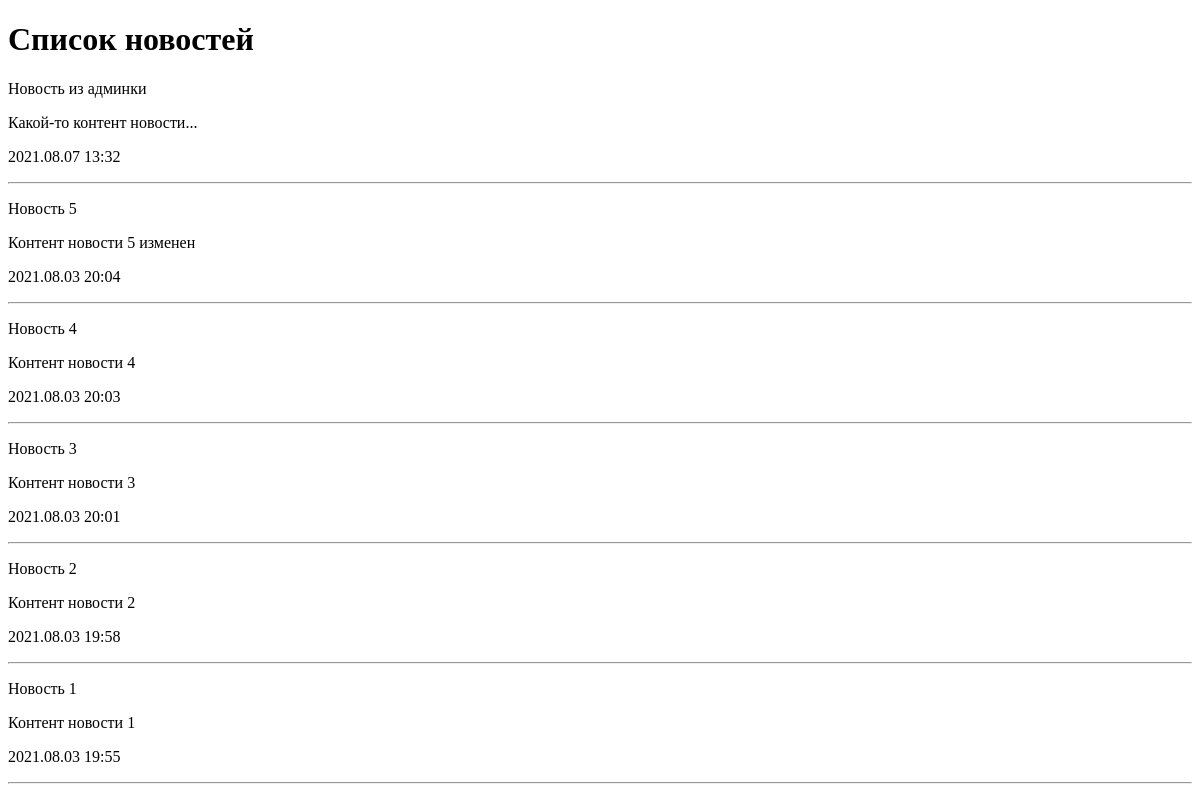
Before: / with the older database file.
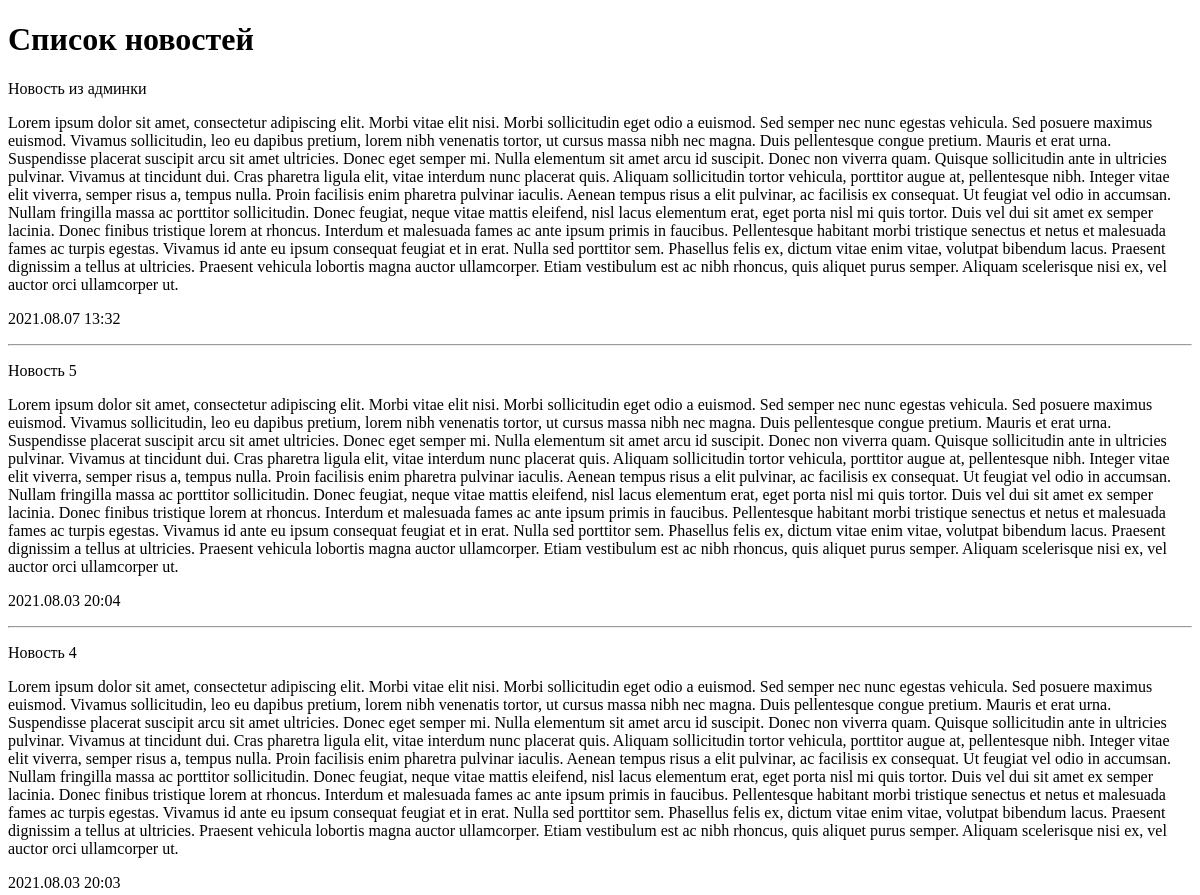
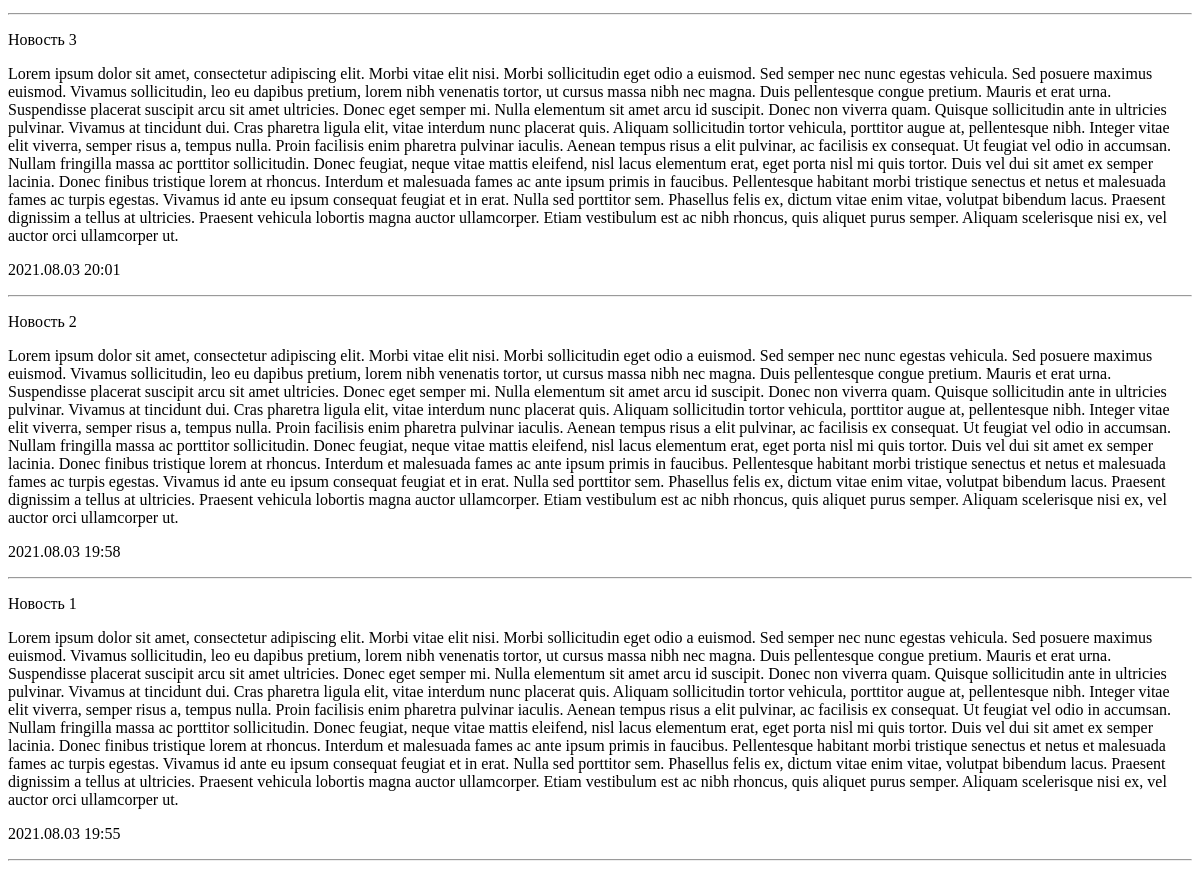
After: the same page with the newer database file (2 pictures, top to bottom).
### news/models.py (models this page shows, shortened)
class News(models.Model):
    title = models.CharField(max_length=150, verbose_name='Наименование')
    content = models.TextField(blank=True, verbose_name='Контент')
    created_at = models.DateTimeField(auto_now_add=True, verbose_name='Дата публикации')
    updated_at = models.DateTimeField(auto_now=True, verbose_name='Дата обновления')
    photo = models.ImageField(upload_to='photos/%Y/%m/%d/', verbose_name='Фото', blank=True)
    is_published = models.BooleanField(default=True, verbose_name='Опубликовано')
    category = models.ForeignKey('Category', on_delete=models.PROTECT, null=True, verbose_name='Категория')
    class Meta:
        verbose_name = 'Новость'
        verbose_name_plural = 'Новости'
        ordering = ['-created_at']

### news/views.py (the view)
# urls.py: path('', index),
def index(request):
    news = News.objects.all()
    categories = Category.objects.all()
    context = {
        'news': news,
        'title': 'Список новостей',
        'categories': categories,
    }
    return render(request, template_name='news/index.html', context=context)

### news/templates/news/index.html (shortened to what this page needs)
<!DOCTYPE html>
<html lang="en">
<head>
</head>
<body>
<h1>{{ title }}</h1>
{% for item_news in news %}
    <div>
        <p>{{ item_news.title }}</p>
        <p>{{ item_news.content }}</p>
        <p>{{ item_news.created_at|date:'Y.m.d H:i' }}</p>
    </div>
    <hr>
{% endfor %}
</body>
</html>

Changed rows visible on the page:
changed News "Новость из админки": content "Какой-то контент новости..." → "Lorem ipsum dolor sit amet, consectetur adipiscing elit. Morbi vitae elit nisi. Morbi sollicitudin eget odio a euismod. Sed semper nec nunc egestas vehicula. Sed posuere maximus euismod. Vivamus sollicitudin, leo eu dapibus pretium, lorem nibh venenatis tortor, ut cursus massa nibh nec magna. Duis pellentesque congue pretium. Mauris et erat urna. Suspendisse placerat suscipit arcu sit amet ultricies. Donec eget semper mi. Nulla elementum sit amet arcu id suscipit. Donec non viverra quam. Quisque sollicitudin ante in ultricies pulvinar. Vivamus at tincidunt dui. Cras pharetra ligula elit, vitae interdum nunc placerat quis. Aliquam sollicitudin tortor vehicula, porttitor augue at,…"
changed News "Новость 5": content "Контент новости 5 изменен" → "Lorem ipsum dolor sit amet, consectetur adipiscing elit. Morbi vitae elit nisi. Morbi sollicitudin eget odio a euismod. Sed semper nec nunc egestas vehicula. Sed posuere maximus euismod. Vivamus sollicitudin, leo eu dapibus pretium, lorem nibh venenatis tortor, ut cursus massa nibh nec magna. Duis pellentesque congue pretium. Mauris et erat urna. Suspendisse placerat suscipit arcu sit amet ultricies. Donec eget semper mi. Nulla elementum sit amet arcu id suscipit. Donec non viverra quam. Quisque sollicitudin ante in ultricies pulvinar. Vivamus at tincidunt dui. Cras pharetra ligula elit, vitae interdum nunc placerat quis. Aliquam sollicitudin tortor vehicula, porttitor augue at,…"
changed News "Новость 4": content "Контент новости 4" → "Lorem ipsum dolor sit amet, consectetur adipiscing elit. Morbi vitae elit nisi. Morbi sollicitudin eget odio a euismod. Sed semper nec nunc egestas vehicula. Sed posuere maximus euismod. Vivamus sollicitudin, leo eu dapibus pretium, lorem nibh venenatis tortor, ut cursus massa nibh nec magna. Duis pellentesque congue pretium. Mauris et erat urna. Suspendisse placerat suscipit arcu sit amet ultricies. Donec eget semper mi. Nulla elementum sit amet arcu id suscipit. Donec non viverra quam. Quisque sollicitudin ante in ultricies pulvinar. Vivamus at tincidunt dui. Cras pharetra ligula elit, vitae interdum nunc placerat quis. Aliquam sollicitudin tortor vehicula, porttitor augue at,…"
changed News "Новость 3": content "Контент новости 3" → "Lorem ipsum dolor sit amet, consectetur adipiscing elit. Morbi vitae elit nisi. Morbi sollicitudin eget odio a euismod. Sed semper nec nunc egestas vehicula. Sed posuere maximus euismod. Vivamus sollicitudin, leo eu dapibus pretium, lorem nibh venenatis tortor, ut cursus massa nibh nec magna. Duis pellentesque congue pretium. Mauris et erat urna. Suspendisse placerat suscipit arcu sit amet ultricies. Donec eget semper mi. Nulla elementum sit amet arcu id suscipit. Donec non viverra quam. Quisque sollicitudin ante in ultricies pulvinar. Vivamus at tincidunt dui. Cras pharetra ligula elit, vitae interdum nunc placerat quis. Aliquam sollicitudin tortor vehicula, porttitor augue at,…"
changed News "Новость 2": content "Контент новости 2" → "Lorem ipsum dolor sit amet, consectetur adipiscing elit. Morbi vitae elit nisi. Morbi sollicitudin eget odio a euismod. Sed semper nec nunc egestas vehicula. Sed posuere maximus euismod. Vivamus sollicitudin, leo eu dapibus pretium, lorem nibh venenatis tortor, ut cursus massa nibh nec magna. Duis pellentesque congue pretium. Mauris et erat urna. Suspendisse placerat suscipit arcu sit amet ultricies. Donec eget semper mi. Nulla elementum sit amet arcu id suscipit. Donec non viverra quam. Quisque sollicitudin ante in ultricies pulvinar. Vivamus at tincidunt dui. Cras pharetra ligula elit, vitae interdum nunc placerat quis. Aliquam sollicitudin tortor vehicula, porttitor augue at,…"
changed News "Новость 1": content "Контент новости 1" → "Lorem ipsum dolor sit amet, consectetur adipiscing elit. Morbi vitae elit nisi. Morbi sollicitudin eget odio a euismod. Sed semper nec nunc egestas vehicula. Sed posuere maximus euismod. Vivamus sollicitudin, leo eu dapibus pretium, lorem nibh venenatis tortor, ut cursus massa nibh nec magna. Duis pellentesque congue pretium. Mauris et erat urna. Suspendisse placerat suscipit arcu sit amet ultricies. Donec eget semper mi. Nulla elementum sit amet arcu id suscipit. Donec non viverra quam. Quisque sollicitudin ante in ultricies pulvinar. Vivamus at tincidunt dui. Cras pharetra ligula elit, vitae interdum nunc placerat quis. Aliquam sollicitudin tortor vehicula, porttitor augue at,…"
